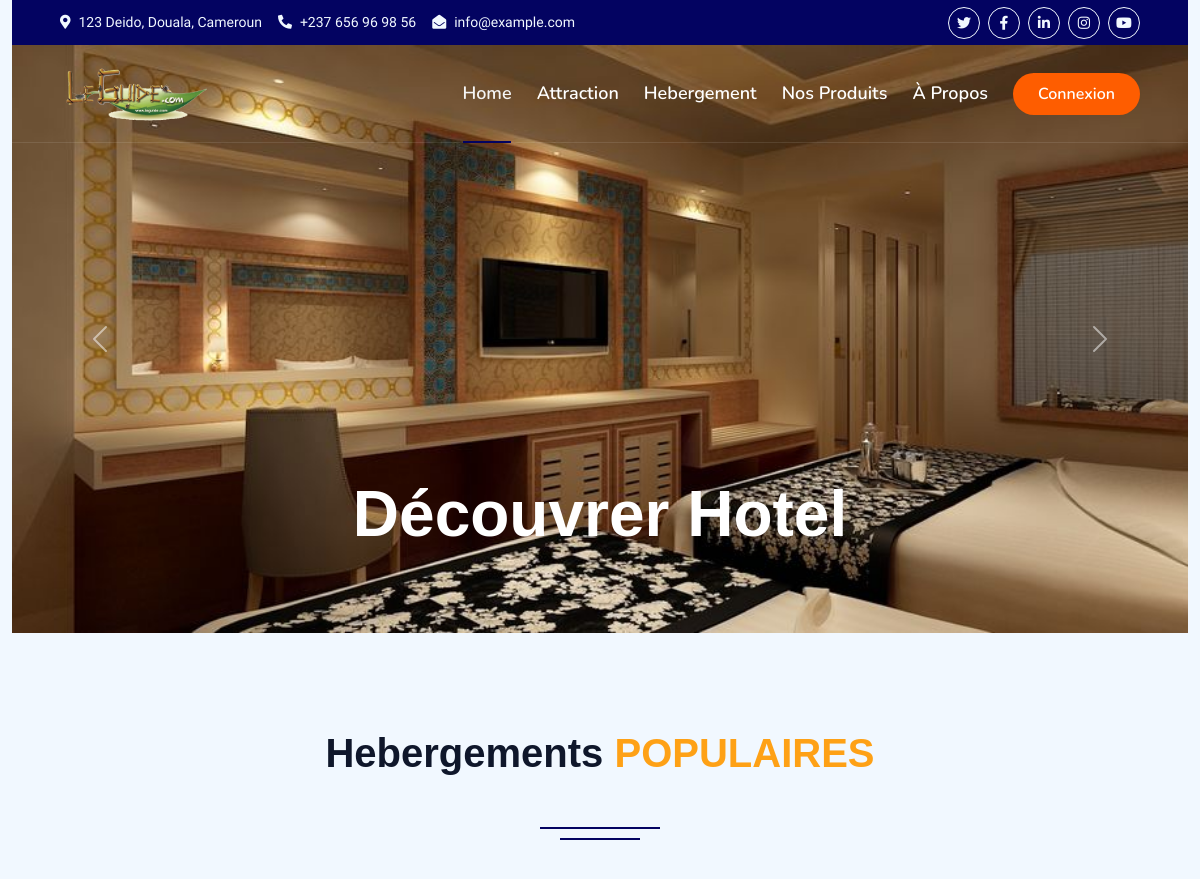
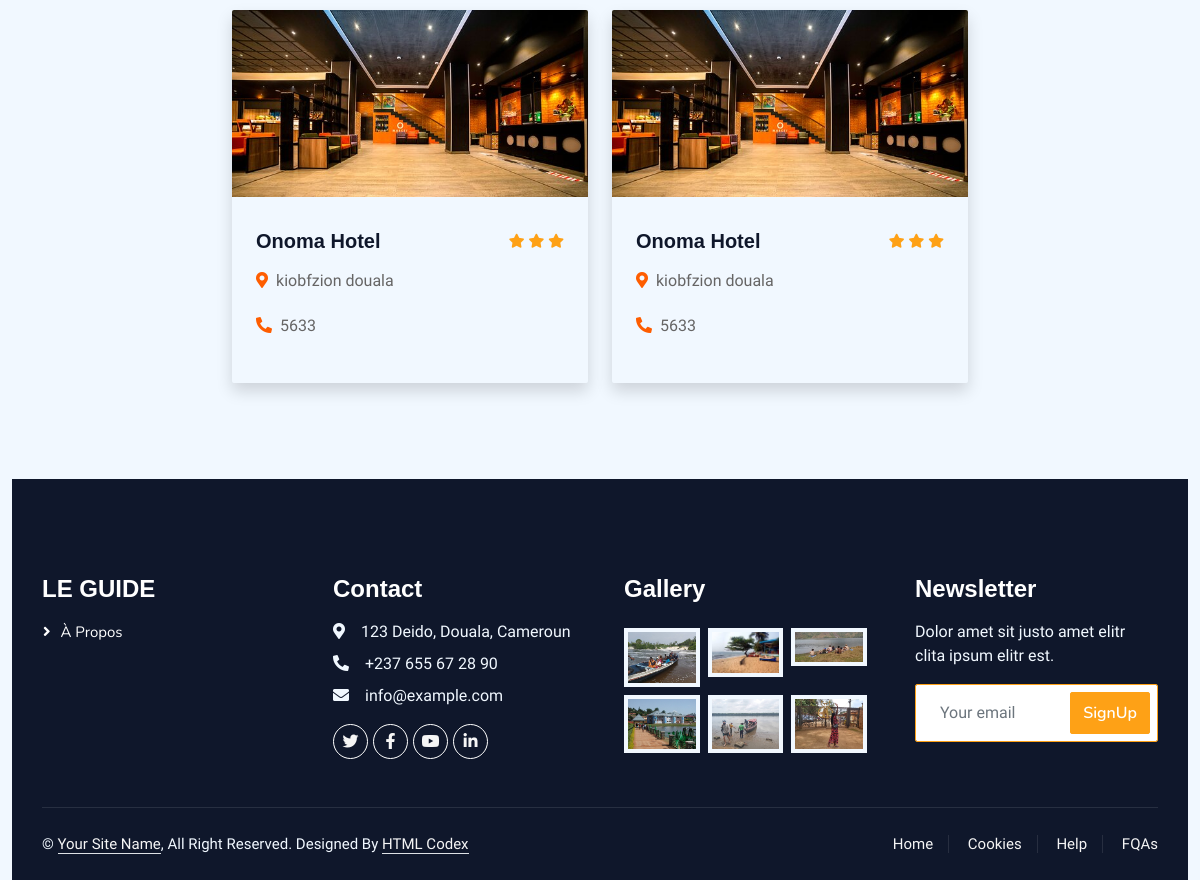
Page /hebergement/ on the committed database (2 pictures, top to bottom).
### apps/hebergement/models.py (models this page shows)
class hebergement(models.Model):
    name_heb        = models.CharField(max_length=255, null=False)
    localisation    = models.TextField(blank=True, null=True)
    nb_star         = models.IntegerField(default=1)
    contact         = models.CharField(null=True, max_length=50)

### apps/hebergement/views.py (the view)
# urls.py: path('', views.Hebergement_view, name='hebergement' ),
def Hebergement_view(request):
    template_name= 'hebergment.html'
    context = {}
    heber_list=[]
    heber=hebergement.objects.all()
    img_heber= Images_Hebergement.objects.all()
    heberhelper=ProductHelp
    id=0
    for heb in list (heber):
        for imag_heber in list(img_heber):
            if heb.id == imag_heber.model_id:
                print('enter 3', type(heb.id ))
                heberhelper.model= heb
                heberhelper.image= imag_heber.image.url
                heber_list.append(heberhelper)
                break
    context['Hebergement']= heber_list
    context['heber']= 'active'
    return render(request, template_name, context)

### apps/hebergement/templates/hebergment.html (shortened to what this page needs)
{% extends 'base.html' %}
{% block content %}
{% load static %}
<div class="container-fluid p-0 mb-5">
    <div id="header-carousel" class="carousel slide" data-bs-ride="carousel">
        <div class="carousel-inner">
            <div class="carousel-item active">
                <img class="w-100" src="{% static 'img/img-heberg.jpg' %}" alt="Image">
                <div class="carousel-caption d-flex flex-column align-items-center justify-content-center">
                    <div class="p-3" style="max-width: 700px;">
                        <h1 class="display-3 text-white mb-4 animated slideInDown">Découvrer Hotel</h1>
                    </div>
                </div>
            </div>
        </div>
        <button class="carousel-control-prev" type="button" data-bs-target="#header-carousel"
            data-bs-slide="prev">
            <span class="carousel-control-prev-icon" aria-hidden="true"></span>
        </button>
        <button class="carousel-control-next" type="button" data-bs-target="#header-carousel"
            data-bs-slide="next">
            <span class="carousel-control-next-icon" aria-hidden="true"></span>
        </button>
    </div>
</div>
<div class="container-xxl py-5">
    <div class="container">
        <div class="text-center wow fadeInUp" data-wow-delay="0.1s">
            <h1 class="mb-5">Hebergements <span class="text-primary text-uppercase">Populaires</span></h1>
            <br>
        </div>
        <div class="row g-4 justify-content-center align-items-center mt-3">
            {% if Hebergement %}
            {% for heb in Hebergement %}
            <div class="col-lg-4 col-md-6 wow fadeInUp justify-content-center align-items-center" data-wow-delay="0.1s">
                <div class="room-item shadow rounded overflow-hidden">
                    <div class="position-relative">
                        <img class="img-fluid" src="{{heb.image}}" alt="">
                    </div>
                    <div class="p-4 mt-2">
                        <div class="d-flex justify-content-between mb-3">
                            <h5 class="mb-0">{{heb.model.name_heb}}</h5>
                            <div class="ps-2">
                                <small class="fa fa-star text-primary"></small>
                                <small class="fa fa-star text-primary"></small>
                                <small class="fa fa-star text-primary"></small>
                            </div>
                        </div>
                        <div class=" " style="height: 45px;">
                            <i class="orange fa fa-map-marker-alt me-2"></i>{{heb.model.localisation}}
                        </div>
                        <div class=" " style="height: 45px;">
                            <i class="orange fa fa-phone-alt me-2"></i>{{heb.model.contact}}
                        </div>
                    </div>
                </div>
            </div>
            {% endfor %}
        {% endif %}
        </div>
    </div>
</div>
{% include "footer.html" %}
{% endblock %}

### static/css/style.css (style rules this page uses)
:root { --primary: #030361; --secondary: #FE8800; --light: #F5F5F5; --dark: #14141F; --orange: #fe5d00; }
.orange { color: #fe5d00; }

### rows in the picture
hebergement: model.name_heb "Onoma Hotel" "Onoma Hotel", model.localisation "kiobfzion douala" "kiobfzion douala", model.contact "5633" "5633"
